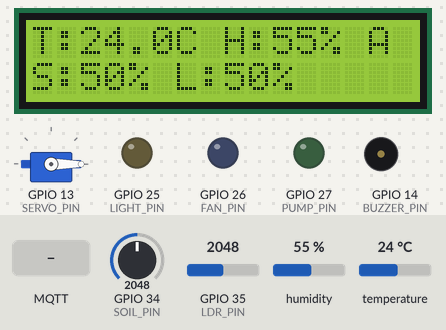
The program below on a simulated ESP32. Parts: 16×2 character LCD, servo, output pins drawn as LEDs (lit = HIGH), buzzer (waves = sounding, pin HIGH). The inputs (shaded band) are chosen by the test bench; at power-on: temperature 24 °C, GPIO 34 (SOIL_PIN) = 2048, GPIO 35 (LDR_PIN) = 2048, humidity 55 %. WiFi joins after 1.5 s; servers stay silent unless stated; the local clock reads 2024-03-15 10:24:30 at power-on unless the program sets it; EEPROM starts erased; no MQTT or app messages arrive unless stated; what the program prints to the serial monitor is not drawn.

Above: at 2.7 s.
2.8 s: MQTT message "FAN_ON" arrives on the first subscribed topic
At 6.9 s:
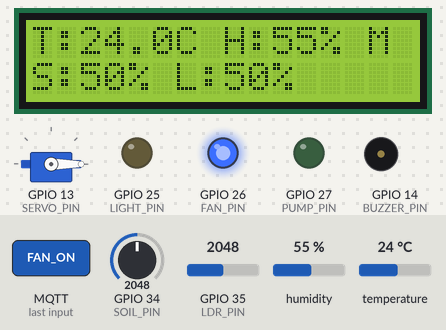
7.5 s: temperature set to 0 °C
At 11.2 s:
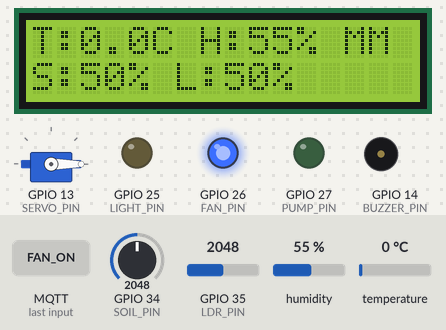
11.5 s: MQTT message "AUTO" arrives on the first subscribed topic
At 12.5 s:
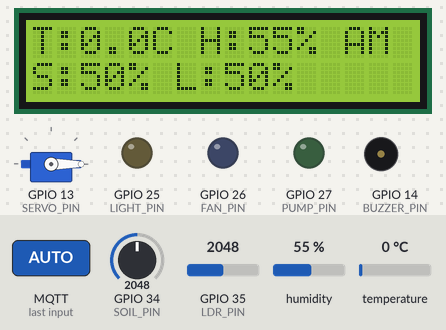
13.5 s: GPIO 34 (SOIL_PIN) set to 2651
At 14.3 s:
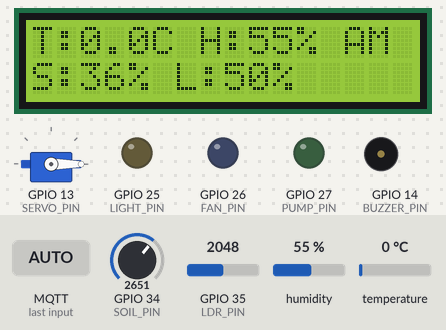
15.5 s: GPIO 34 (SOIL_PIN) set to 2747
At 16.8 s:
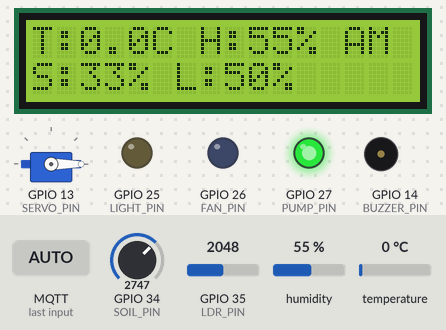
17.5 s: GPIO 35 (LDR_PIN) set to 1284
At 18.5 s:
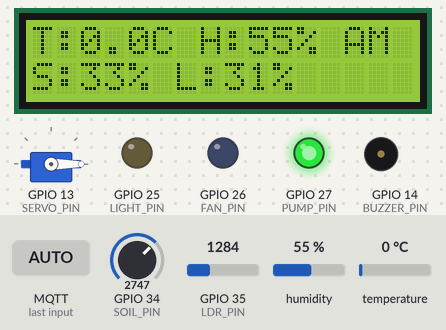
19.5 s: GPIO 35 (LDR_PIN) set to 1203
Timing chart, 0 to 22.5 s (numbered marks = the images above; inputs shaded):
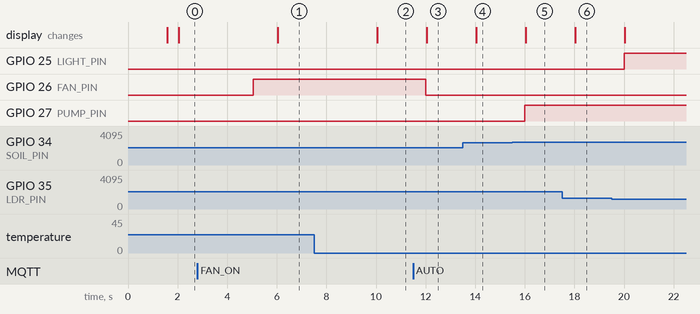

Measured:
- the behaviour switches between 2702 and 2703 on GPIO 34 (SOIL_PIN) (found by bisection; images 4 and 5)
- after the input at 2.8 s, GPIO 26 (FAN_PIN): LOW → HIGH after 2.3 s; the display: changes after 3.2 s (image 1)
- after the input at 7.5 s, the display: changes after 2.5 s (image 2)
- after the input at 11.5 s, GPIO 26 (FAN_PIN): HIGH → LOW after 0.50 s; the display: changes after 0.54 s (image 3)
- after the input at 13.5 s, the display: changes after 0.54 s (image 4)
- after the input at 15.5 s, GPIO 27 (PUMP_PIN): LOW → HIGH after 0.50 s; the display: changes after 0.54 s (image 5)
- after the input at 17.5 s, the display: changes after 0.54 s (image 6)
- after the input at 19.5 s, GPIO 25 (LIGHT_PIN): LOW → HIGH after 0.50 s

The program:

main.cpp
```cpp
#include <Arduino.h>
#include <WiFi.h>
#include <PubSubClient.h>
#include <DHT.h>
#include <LiquidCrystal_I2C.h>
#include <ESP32Servo.h>
#include <Preferences.h>
#include <time.h>

// ---------- Chân ----------
#define DHTPIN 15
#define DHTTYPE DHT22
#define SOIL_PIN 34
#define LDR_PIN 35
#define FAN_PIN 26
#define PUMP_PIN 27
#define LIGHT_PIN 25
#define BUZZER_PIN 14
#define SERVO_PIN 13

// ---------- WiFi + MQTT ----------
const char* WIFI_SSID = "Wokwi-GUEST";
const char* WIFI_PASS = "";
const char* MQTT_HOST = "broker.hivemq.com";
const int   MQTT_PORT = 1883;
// Phải trùng với TOPIC_PREFIX trong dashboard.html
const char* TOPIC_DATA = "qhuy-greenhouse/data";
const char* TOPIC_CMD  = "qhuy-greenhouse/cmd";
const char* TOPIC_STATUS = "qhuy-greenhouse/status";

// ---------- Ngưỡng (có hysteresis) ----------
const float TEMP_ON  = 32.0, TEMP_OFF  = 30.0;
const int   SOIL_ON  = 35,   SOIL_OFF  = 45;   // bật bơm khi đất khô dưới 35%
const int   LIGHT_ON = 30,   LIGHT_OFF = 40;   // bật đèn khi tối dưới 30%

DHT dht(DHTPIN, DHTTYPE);
LiquidCrystal_I2C lcd(0x27, 16, 2);
Servo roofServo;
Preferences preferences;
WiFiClient wifiClient;
PubSubClient mqtt(wifiClient);

bool autoMode = true;
bool fanOn = false, pumpOn = false, lampOn = false;
bool waterScheduleEnabled = false, scheduledWatering = false;
uint8_t waterHour = 7, waterMinute = 0, waterDuration = 5;
uint8_t servoAngle = 0;
int lastWaterDay = -1;
unsigned long wateringUntil = 0;
unsigned long lastRead = 0, lastReconnect = 0;

void saveWaterSchedule() {
  preferences.putBool("schedule", waterScheduleEnabled);
  preferences.putUChar("hour", waterHour);
  preferences.putUChar("minute", waterMinute);
  preferences.putUChar("duration", waterDuration);
}

void updateWaterSchedule() {
  if (scheduledWatering && (long)(millis() - wateringUntil) >= 0) {
    scheduledWatering = false;
    pumpOn = false;
    digitalWrite(PUMP_PIN, LOW);
  }

  if (!waterScheduleEnabled || scheduledWatering) return;

  struct tm localTime;
  if (!getLocalTime(&localTime, 0) || localTime.tm_year < (2024 - 1900)) return;
  const int today = (localTime.tm_year + 1900) * 10000 +
                    (localTime.tm_mon + 1) * 100 + localTime.tm_mday;
  if (today == lastWaterDay || localTime.tm_hour != waterHour ||
      localTime.tm_min != waterMinute) return;

  lastWaterDay = today;
  preferences.putInt("lastDay", lastWaterDay);
  scheduledWatering = true;
  wateringUntil = millis() + (unsigned long)waterDuration * 60000UL;
  pumpOn = true;
  digitalWrite(PUMP_PIN, HIGH);
  Serial.printf("Tuoi theo lich: %u phut\n", waterDuration);
}

// Nhận lệnh từ dashboard
void callback(char* topic, byte* payload, unsigned int length) {
  String msg;
  for (unsigned int i = 0; i < length; i++) msg += (char)payload[i];
  msg.trim();
  msg.toUpperCase();
  Serial.println("CMD: " + msg);

  if (msg.startsWith("WATER_SCHEDULE=")) {
    int hour, minute, duration;
    if (sscanf(msg.c_str(), "WATER_SCHEDULE=%d:%d,%d", &hour, &minute, &duration) != 3 ||
        hour < 0 || hour > 23 || minute < 0 || minute > 59 ||
        duration < 1 || duration > 120) {
      Serial.println("Lich tuoi khong hop le");
      return;
    }
    waterHour = hour;
    waterMinute = minute;
    waterDuration = duration;
    waterScheduleEnabled = true;
    saveWaterSchedule();
  } else if (msg == "WATER_SCHEDULE_OFF") {
    waterScheduleEnabled = false;
    if (scheduledWatering) pumpOn = false;
    scheduledWatering = false;
    saveWaterSchedule();
  } else if (msg.startsWith("SERVO=")) {
    const int angle = msg.substring(6).toInt();
    if (angle < 0 || angle > 180) {
      Serial.println("Goc servo khong hop le");
      return;
    }
    servoAngle = angle;
    roofServo.write(servoAngle);
  } else if (msg == "AUTO") {
    autoMode = true;
  } else if (msg == "MANUAL") {
    autoMode = false;
  } else if (msg == "FAN_ON" || msg == "FAN_OFF" ||
             msg == "PUMP_ON" || msg == "PUMP_OFF" ||
             msg == "LAMP_ON" || msg == "LAMP_OFF") {
    autoMode = false;
    if (msg == "FAN_ON") fanOn = true;
    if (msg == "FAN_OFF") fanOn = false;
    if (msg == "PUMP_ON") pumpOn = true;
    if (msg == "PUMP_OFF") pumpOn = false;
    if (msg == "LAMP_ON") lampOn = true;
    if (msg == "LAMP_OFF") lampOn = false;
  } else {
    Serial.println("Lenh khong hop le");
    return;
  }

  // Áp dụng ngay, không đợi chu kỳ đọc cảm biến
  digitalWrite(FAN_PIN, fanOn);
  digitalWrite(PUMP_PIN, pumpOn);
  digitalWrite(LIGHT_PIN, lampOn);
}

void connectWiFi() {
  WiFi.begin(WIFI_SSID, WIFI_PASS, 6);   // kênh 6 là của Wokwi-GUEST
  Serial.print("Dang ket noi WiFi");
  while (WiFi.status() != WL_CONNECTED) {
    delay(300);
    Serial.print(".");
  }
  Serial.println("\nWiFi OK, IP: " + WiFi.localIP().toString());
}

void reconnectMqtt() {
  if (millis() - lastReconnect < 5000) return;   // thử lại mỗi 5 giây
  lastReconnect = millis();

  String clientId = "esp32-gh-" + String((uint32_t)ESP.getEfuseMac(), HEX);
  if (mqtt.connect(clientId.c_str(), TOPIC_STATUS, 0, true, "offline")) {
    Serial.println("MQTT OK");
    mqtt.subscribe(TOPIC_CMD);
    mqtt.publish(TOPIC_STATUS, "online", true);
  } else {
    Serial.printf("MQTT loi, rc=%d\n", mqtt.state());
  }
}

void setup() {
  Serial.begin(115200);
  dht.begin();
  lcd.init();
  lcd.backlight();

  pinMode(FAN_PIN, OUTPUT);
  pinMode(PUMP_PIN, OUTPUT);
  pinMode(LIGHT_PIN, OUTPUT);
  pinMode(BUZZER_PIN, OUTPUT);
  pinMode(SERVO_PIN, OUTPUT);
  roofServo.setPeriodHertz(50);
  roofServo.attach(SERVO_PIN, 500, 2400);
  roofServo.write(servoAngle);
  preferences.begin("greenhouse", false);
  waterScheduleEnabled = preferences.getBool("schedule", false);
  waterHour = preferences.getUChar("hour", 7);
  waterMinute = preferences.getUChar("minute", 0);
  waterDuration = preferences.getUChar("duration", 5);
  lastWaterDay = preferences.getInt("lastDay", -1);

  lcd.setCursor(0, 0);
  lcd.print("Dang ket noi...");
  connectWiFi();
  configTime(7 * 3600, 0, "pool.ntp.org", "time.google.com");
  lcd.clear();

  mqtt.setServer(MQTT_HOST, MQTT_PORT);
  mqtt.setCallback(callback);
}

void loop() {
  if (!mqtt.connected()) reconnectMqtt();
  mqtt.loop();                       // bắt buộc gọi liên tục để nhận lệnh
  updateWaterSchedule();

  if (millis() - lastRead < 2000) return;   // đọc cảm biến mỗi 2 giây
  lastRead = millis();

  float t = dht.readTemperature();
  float h = dht.readHumidity();
  int soil  = map(analogRead(SOIL_PIN), 0, 4095, 100, 0);
  int light = map(analogRead(LDR_PIN), 0, 4095, 0, 100);

  if (isnan(t) || isnan(h)) {
    Serial.println("Loi doc DHT22!");
    return;
  }

  // Chế độ tự động: có hysteresis
  if (autoMode) {
    if (t > TEMP_ON)       fanOn = true;
    else if (t < TEMP_OFF) fanOn = false;

    if (!scheduledWatering) {
      if (soil < SOIL_ON)        pumpOn = true;
      else if (soil > SOIL_OFF)  pumpOn = false;
    }

    if (light < LIGHT_ON)        lampOn = true;
    else if (light > LIGHT_OFF)  lampOn = false;
  }

  digitalWrite(FAN_PIN, fanOn);
  digitalWrite(PUMP_PIN, pumpOn);
  digitalWrite(LIGHT_PIN, lampOn);
  digitalWrite(BUZZER_PIN, t > TEMP_ON + 5);

  // LCD (ký tự cuối dòng 1: A = auto, M = manual)
  lcd.setCursor(0, 0);
  lcd.printf("T:%.1fC H:%.0f%% %s", t, h, autoMode ? "A" : "M");
  lcd.setCursor(0, 1);
  lcd.printf("S:%d%% L:%d%%  ", soil, light);

  // Gửi dữ liệu dạng JSON lên MQTT
  char json[240];
  snprintf(json, sizeof(json),
    "{\"temp\":%.1f,\"hum\":%.0f,\"soil\":%d,\"light\":%d,"
    "\"fan\":%d,\"pump\":%d,\"lamp\":%d,\"auto\":%d,"
    "\"servo\":%d,\"scheduleEnabled\":%d,\"waterHour\":%d,"
    "\"waterMinute\":%d,\"waterDuration\":%d}",
    t, h, soil, light, fanOn, pumpOn, lampOn, autoMode, servoAngle,
    waterScheduleEnabled, waterHour, waterMinute, waterDuration);

  if (mqtt.connected()) mqtt.publish(TOPIC_DATA, json);
  Serial.println(json);
}
```
